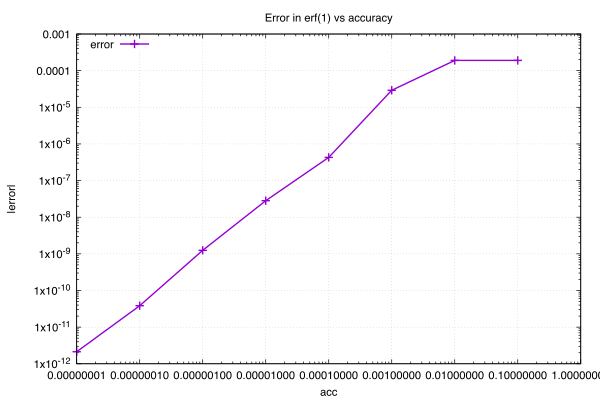

This chart was generated by the following gnuplot code:
set terminal pdfcairo enhanced color font "Times,12" size 6in,4in
set output "erfplot.pdf"

set title "Error in erf(1) vs accuracy"
set xlabel "acc"
set ylabel "|error|"

set logscale x
set logscale y

set grid
set key top left

plot "erf_error.dat" using 1:2 with linespoints lw 2 title "error"
